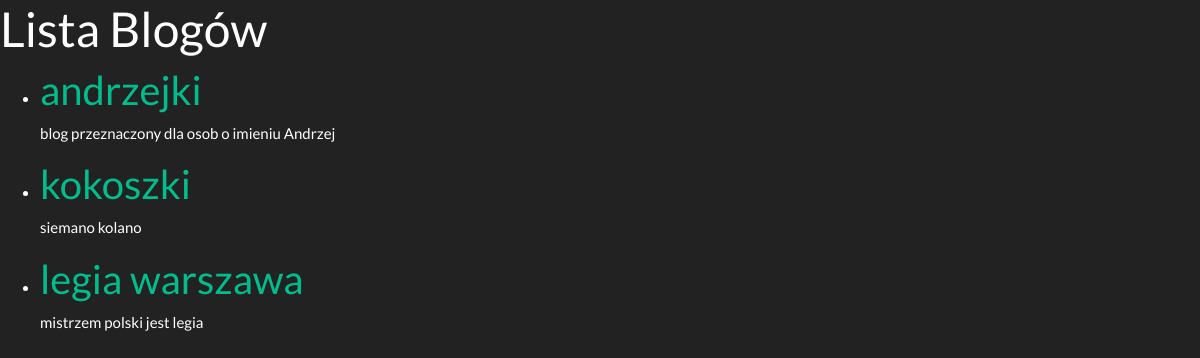
The app's page /blogs/, older data.
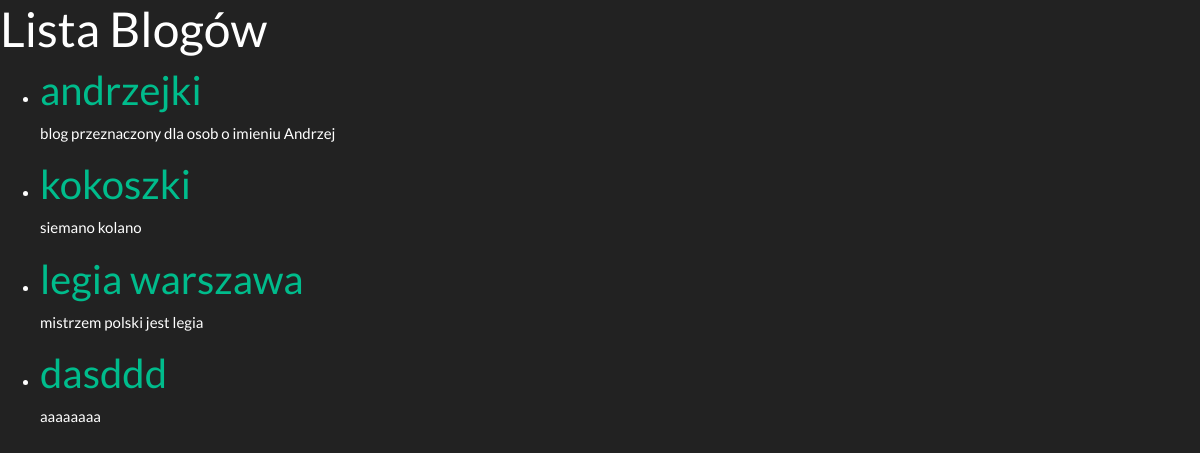
The same page, newer data.
### mainapp/models.py (models this page shows)
class Blog(models.Model):
    owner = models.ForeignKey(User, on_delete=models.CASCADE)
    date_of_creation = models.DateTimeField(auto_now_add=True)
    title = models.CharField(max_length=255)
    description = models.TextField(max_length=1000)
    is_private = models.BooleanField(default=False)
    password = models.CharField(max_length=128, blank=True, null=True)

### mainapp/views.py (the view)
# urls.py: path('blogs/', views.blogs, name='blogs'),
def blogs(request):
    blogs = Blog.objects.all()
    return render(request, 'blogi.html', {'blogs': blogs})

### mainapp/templates/blogi.html (shortened to what this page needs)
<!DOCTYPE html>
<html lang="en">
<head>
    {% load static %}
    <link rel="stylesheet" href="{% static 'css/base.css' %}">
    <link rel="stylesheet" href="https://cdn.jsdelivr.net/npm/bootswatch@4.5.2/dist/darkly/bootstrap.min.css">
</head>
<body>
    <h1>Lista Blogów</h1>
    <ul>
        {% for blog in blogs %}
            <li>
                <h2><a href="{% url 'blog_details' blog.id %}">{{ blog.title }}</a></h2>
                <p>{{ blog.description }}</p>
            </li>
        {% empty %}
            <li>Brak dostępnych blogów.</li>
        {% endfor %}
    </ul>
</body>
</html>

Row changes from the older to the newer data that the page shows:
added Blog: title "dasddd", description "aaaaaaaa"
